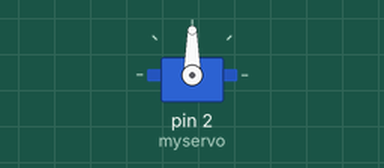
A sketch run on a simulated Arduino Uno, built with avr-gcc and run on an emulated ATmega328P. On the bench: servo.

Above: at 0.05 s.
Timing chart, 0 to 4.6 s (numbered marks = the images above):
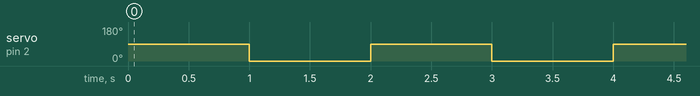

The sketch:

MPU6050_DMP6.ino
```cpp
// (licence header left out)
#include <Servo.h>

Servo myservo;  // create servo object to control a servo

int potpin = 0;  // analog pin used to connect the potentiometer
int val;    // variable to read the value from the analog pin

void setup() {
  myservo.attach(2);  // attaches the servo on pin 9 to the servo object
}

void loop() {
             // reads the value of the potentiometer (value between 0 and 1023)
       // scale it to use it with the servo (value between 0 and 180)
  myservo.write(90);                  // sets the servo position according to the scaled value
  delay(1000);
   myservo.write(0);                  // sets the servo position according to the scaled value
  delay(1000);                           // waits for the servo to get there
}
```

Measured:
- by itself, servo on pin 2 (myservo): alternates 90° for 1.0 s and 0° for 1.0 s
